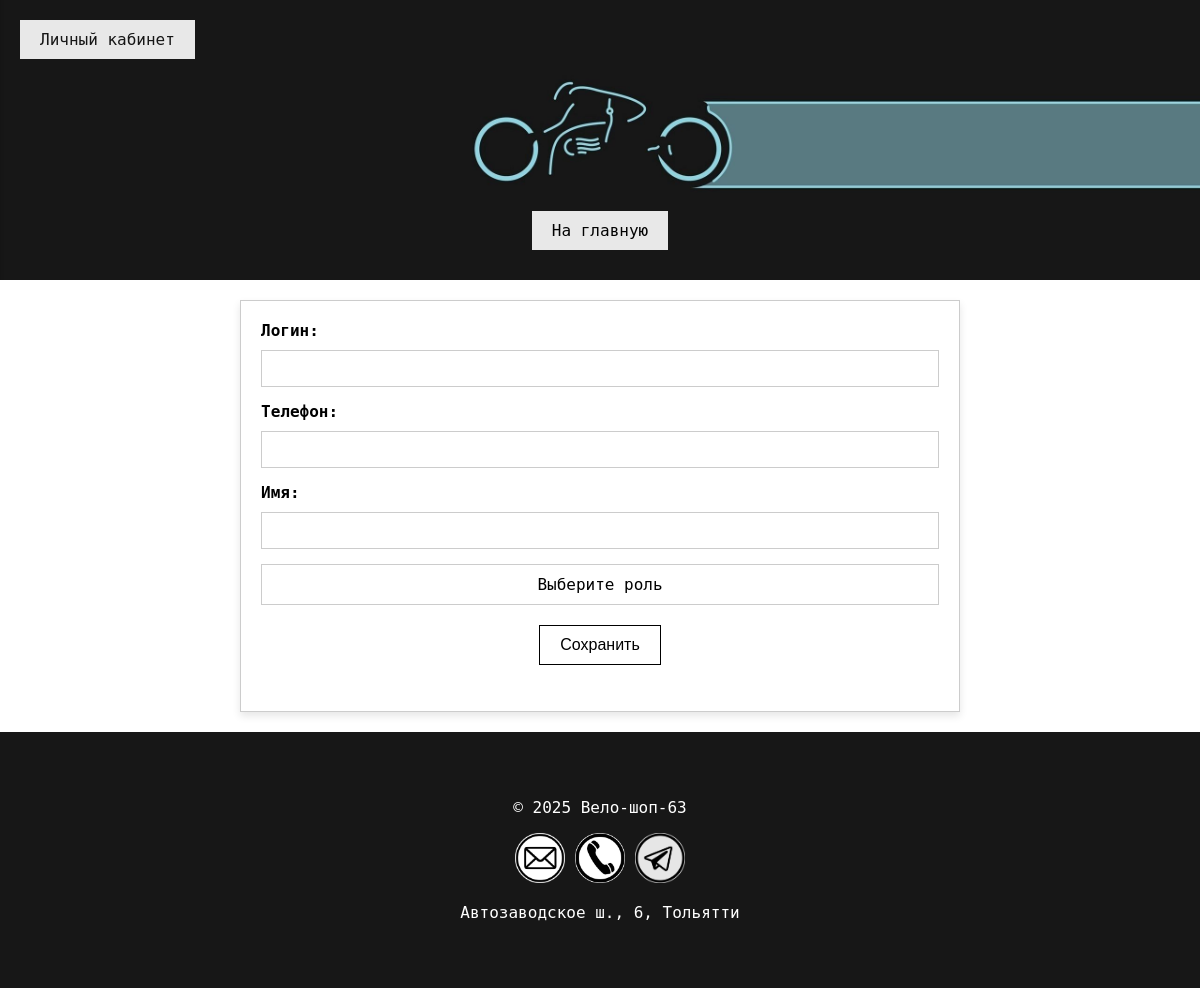
The page /user/13 (signed in) on the database as committed earlier.
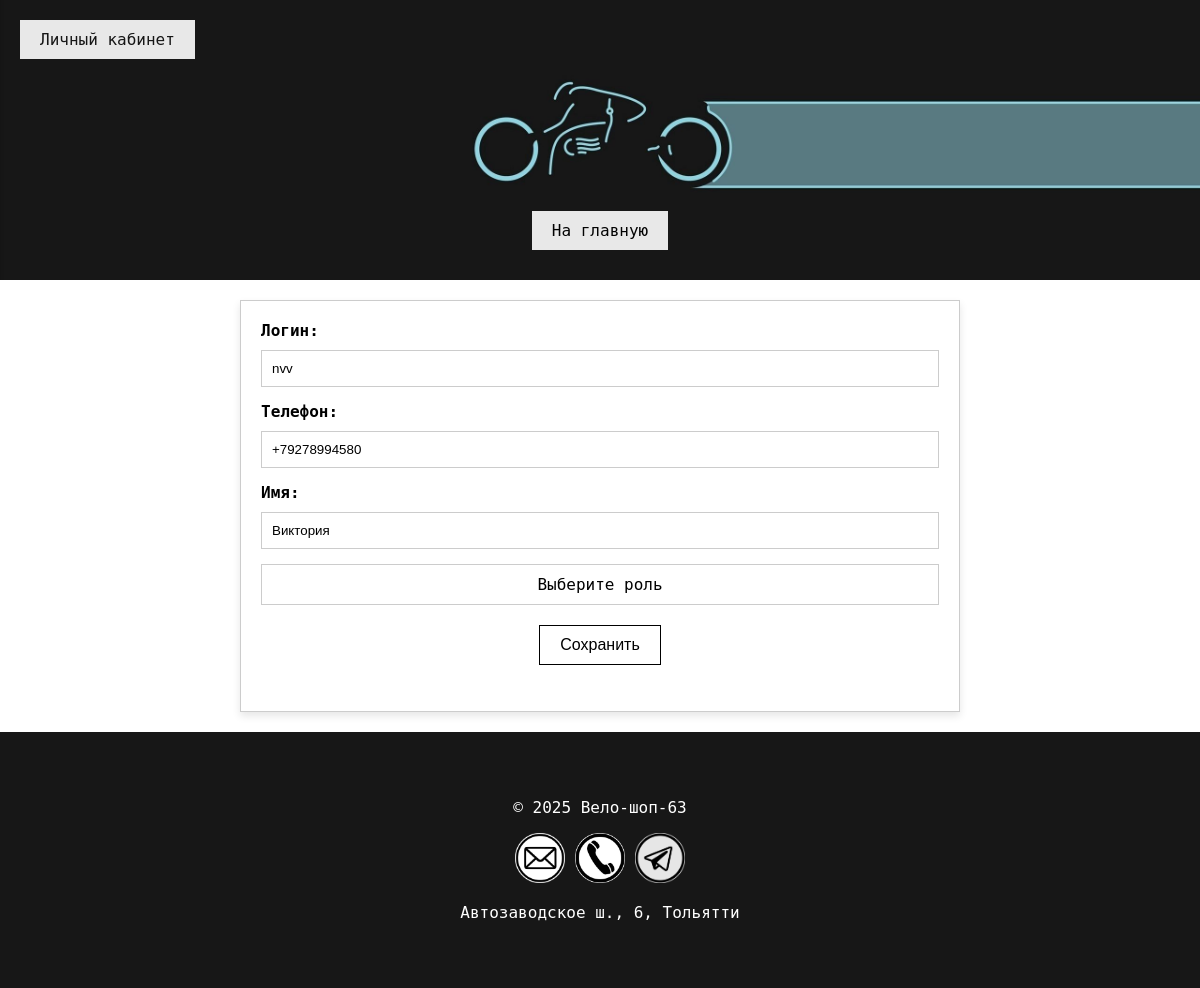
The same page on the database as committed later.
### tables this page shows
CREATE TABLE users (id_user INTEGER PRIMARY KEY AUTOINCREMENT NOT NULL, login TEXT NOT NULL UNIQUE, password TEXT NOT NULL, email TEXT, phone TEXT, name TEXT, role TEXT);

### app.py (the view)
@application.route('/user/<int:id_user>')
def view_edit_user(id_user):
    conn = get_db_connection()
    users = conn.execute('SELECT * FROM users').fetchall()
    conn.close()
    user = next((item for item in users if item['id_user'] == id_user), None)
    current_year = datetime.now().year
    return render_template('edit_user.html', user=user, current_year=current_year)

### app.py (called while the page is built)
def get_db_connection():
    conn = sqlite3.connect('VeloShop.db')
    conn.row_factory = sqlite3.Row  # Чтобы можно было обращаться к полям по имени
    return conn

### templates/edit_user.html (shortened to what this page needs)
<html lang="ru">
<head>
    <link rel="stylesheet" href="{{ url_for('static', filename='css/styles.css') }}">
    <link rel="stylesheet" href="https://cdnjs.cloudflare.com/ajax/libs/animate.css/4.1.1/animate.min.css"/>
</head>
<body>
    <header>
        <a href="/" class="main-button">На главную</a>
    </header>
    <a href="/sign_in" class="admin-button">
        <span>Личный кабинет</span>
    </a>
    <main class="main-edit-user">
        <form action="/edit_user" method="POST" enctype="multipart/form-data">
            <label for="login">Логин:</label>
            <input type="text" id="login" name="login" required value="{{user.login}}"><br>
            <label for="phone">Телефон:</label>
            <input type="text" id="phone" name="phone" required value="{{user.phone}}"><br>
            <label for="name">Имя:</label>
            <input type="text" id="name" name="name" required value="{{user.name}}"><br>
            <div class="custom-select">
                <div class="select-selected">Выберите роль</div>
            </div>
            <input type="hidden" id="id" name="id" required value="{{user.id_user}}"><br>
            <button class="edit-user" type="submit">Сохранить</button>
        </form>
    </main>
    <footer>
        <p>© 2025 Вело-шоп-63</p>
        <div class="contacts">
            <a href="mailto:info@veloshop63.com"><img src="/images/email-icon.png" alt="Почта" width="50"></a>
            <a href="tel:+7986533688"><img src="/images/phone-icon.png" alt="Телефон" width="50"></a>
            <a href="https://t.me/veloshop63"><img src="/images/tg-icon.png" alt="Телеграмм" width="50"></a>
            <p>Автозаводское ш., 6, Тольятти</p>
        </div>
    </footer>
</body>
</html>

Rows that differ between the two databases and show on the page:
added users: login "nvv", phone "+79278994580", name "Виктория"
